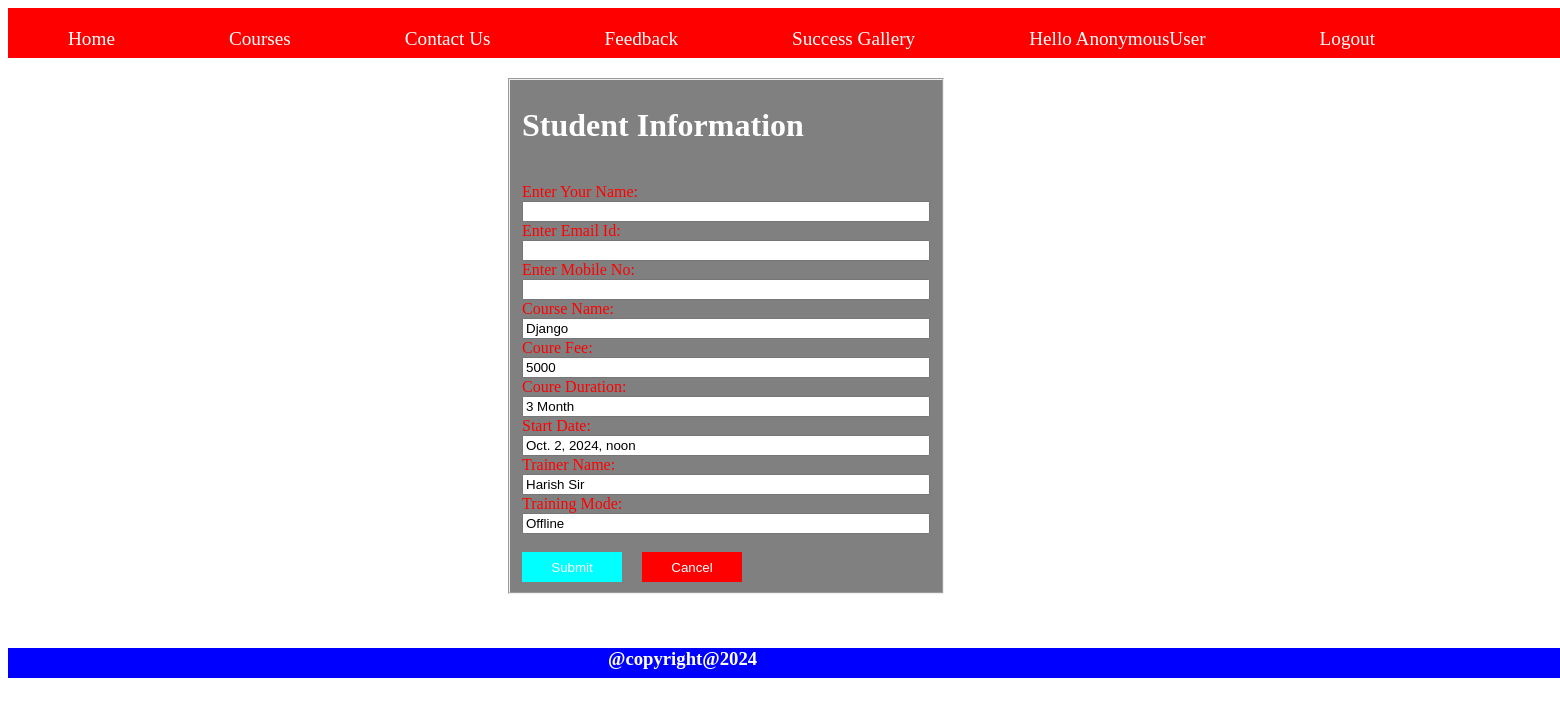
The app's page /enroll/2 with its own data.
### Instituteapp/models.py (models this page shows)
class courses(models.Model):
    course_name=models.CharField(max_length=50)
    fee=models.IntegerField()
    duration=models.CharField(max_length=50)
    stardate=models.DateTimeField()
    trainer_name=models.CharField(max_length=50)
    trainer_exp=models.CharField(max_length=10)
    training_mode=models.CharField(max_length=15)

### Instituteapp/views.py (the view, shortened to what this page needs)
# urls.py: path('enroll/<id>',views.enroll,name='enroll'),
def enroll(request,id):
   data=courses.objects.get(id=id)
   if request.method=='GET':
      return render(request,'enroll.html',{'data':data})

### templates/enroll.html (shortened to what this page needs)
{%extends 'base.html'%}
    {%block a1%}
    <fieldset class="from">
    <h1>Student Information</h1>
    <form method="POST">
        <br> <label>Enter Your Name:</label><br><input type="text" name="fullname">
        <br><label>Enter Email Id:</label><br><input type="email" name="email">
        <br><label>Enter Mobile No:</label><br><input type="text" name="mob">
        <br><label>Course Name:</label><br><input type="text" name="course" value="{{data.course_name}}">
        <br><label>Coure Fee:</label><br> <input type="text"  name="fee" value="{{data.fee}}">
        <br><label>Coure Duration:</label><br> <input type="text"  name="duration" value="{{data.duration}}">
        <br><label>Start Date:</label><br> <input type="text"  name="startdate" value="{{data.stardate}}">
        <br><label>Trainer Name:</label><br> <input type="text"  name="trainername" value="{{data.trainer_name}}">
        <br><label>Training Mode:</label><br> <input type="text"  name="mode" value="{{data.training_mode}}"><br>
        <br>
        <button type="submit" class="b1">Submit</button> &nbsp; &nbsp;
        <button type="reset" class="b2">Cancel</button>
    </form>
    </fieldset>
    {%endblock%}

### templates/enroll.html (style rules this page uses)
.from { position: absolute; margin-top:-600px; background-color: gray; margin-left:500px; }
input { width:400px; }
.b1 { color:white; background-color: aqua; width:100px; height: 30px; border:none; }
.b2 { color:white; background-color: red; width:100px; height:30px; border:none; }
h1 { color:white; }
label { color:red; font-size: medium; }

### records on screen
courses: course "Django", fee "5000", duration "3 Month", startdate "Oct. 2, 2024, noon", trainername "Harish Sir", mode "Offline"

### other values on screen
{{ request.user|capfirst }} "AnonymousUser"
